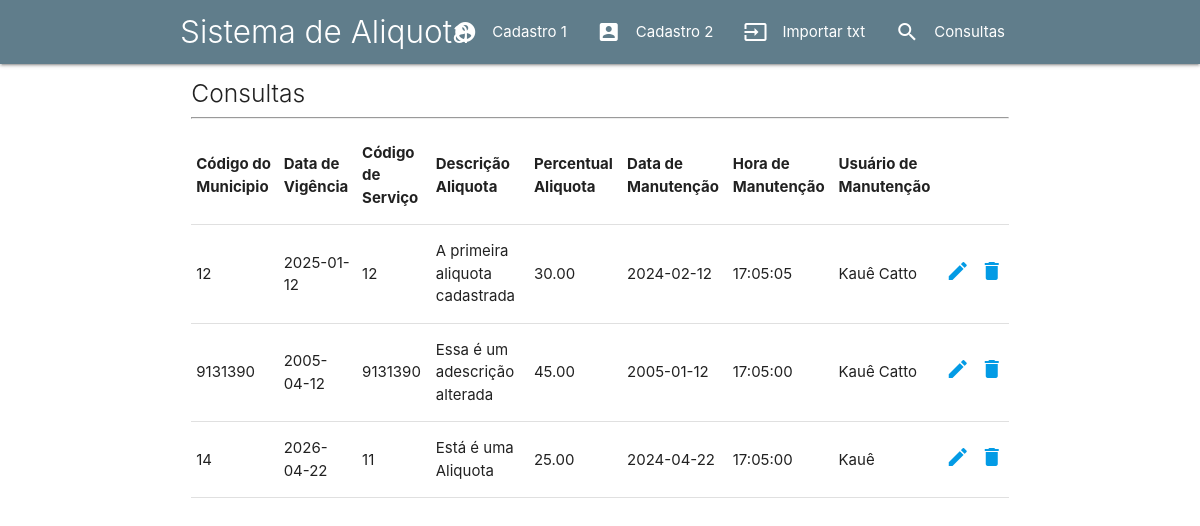
Page /Editar_Dados/consultas.php on the earlier database version.
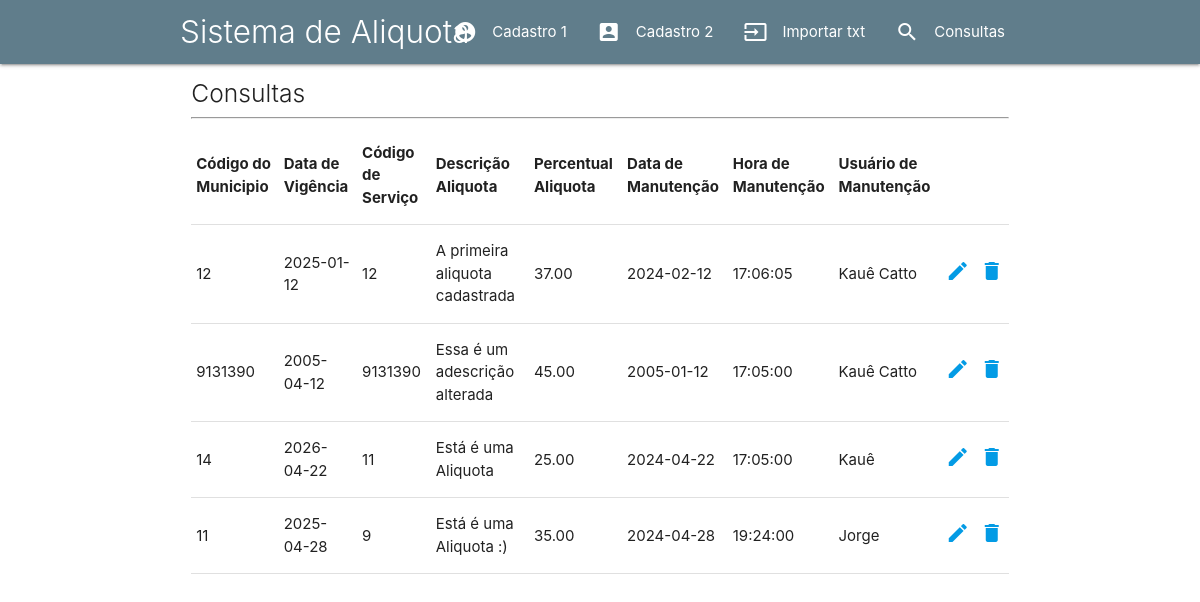
Same page on the later database version.
### tables this page shows
CREATE TABLE IF NOT EXISTS `tb_aliquotas` (
  `id` int(4) NOT NULL AUTO_INCREMENT,
  `codigo_municipio` int(10) NOT NULL,
  `data_vigencia` date NOT NULL,
  `codigo_servico` int(10) NOT NULL,
  `descricao_aliquota` varchar(30) DEFAULT NULL,
  `percentual_aliquota` decimal(5,2) DEFAULT NULL,
  `data_manutencao` date DEFAULT NULL,
  `hora_manutencao` time DEFAULT NULL,
  `usuario_manutencao` varchar(20) DEFAULT NULL,
  PRIMARY KEY (`id`,`codigo_municipio`,`data_vigencia`,`codigo_servico`),
  KEY `indice` (`codigo_municipio`,`data_vigencia`,`codigo_servico`)
);

### Editar_Dados/banco_de_dados/read.php (the view)
<?php
include_once 'conexao.php';
$querySelect = $link->query("SELECT * FROM tb_aliquotas");
while($registros = $querySelect->fetch_assoc()):
    $id = $registros['id'];
    $codigo_municipio = $registros['codigo_municipio'];
    $data_vigencia = $registros['data_vigencia'];
    $codigo_servico = $registros['codigo_servico'];
    $descricao_aliquota = $registros['descricao_aliquota'];
    $percentual_aliquota = $registros['percentual_aliquota'];
    $data_manutencao = $registros['data_manutencao'];
    $hora_manutencao = $registros['hora_manutencao'];
    $usuario_manutencao = $registros['usuario_manutencao'];
    echo"<tr>";
    echo"<td>$codigo_municipio</td><td>$data_vigencia</td><td>$codigo_servico</td><td>$descricao_aliquota</td><td>$percentual_aliquota</td><td>$data_manutencao</td><td>$hora_manutencao</td><td>$usuario_manutencao</td><td><a href='editar.php?id=$id'>
    <i class='material-icons'>edit</i></td><td><a href='banco_de_dados/delete.php?id=$id'><i class='material-icons'>delete</i></td>";
    echo"</tr>";
endwhile;

### Editar_Dados/includes/header.inc.php (shortened to what this page needs)
<!DOCTYPE html>
<html lang="en">
<head>
    <link rel="stylesheet" href="materialize/css/materialize.min.css">
</head>
<body>

### Editar_Dados/includes/menu.inc.php
<nav class="blue-grey">
        <div class="nav-wrapper container">
            <div class="brand-logo light">Sistema de Aliquota</div>
            <ul class="right">
            <li><a href="index.php"><i class="material-icons left">account_circle</i>Cadastro 1</a></li>
            <li><a href="cadastro2.php"><i class="material-icons left">account_box</i>Cadastro 2</a></li>
            <li><a href="ler_txt.php"><i class="material-icons left">input</i>Importar txt</a></li>
            <li><a href="consultas.php"><i class="material-icons left">search</i>Consultas</a></li>
            </ul>
        </div>
        <!DOCTYPE html>
</nav>

### Editar_Dados/consultas.php
<?php include_once 'includes/header.inc.php'?>
<?php include_once 'includes/menu.inc.php'?>
<div class="row container">
    <div class="col s12">
        <h5 class="light">Consultas</h5><hr>
        <table class="stripped">
            <thead>
                <tr>
                    <th>Código do Municipio</th>
                    <th>Data de Vigência</th>
                    <th>Código de Serviço</th>
                    <th>Descrição Aliquota</th>
                    <th>Percentual Aliquota</th>
                    <th>Data de Manutenção</th>
                    <th>Hora de Manutenção</th>
                    <th>Usuário de Manutenção</th>
                </tr>
            </thead>
            <tbody>
                <?php
                    include_once 'banco_de_dados/read.php';
                ?>
            </tbody>
        </table>
    </div>
</div>
<?php include_once 'includes/footer.inc.php'?>

### Editar_Dados/includes/footer.inc.php (shortened to what this page needs)
</body>
</html>

Differences in the rows shown:
changed tb_aliquotas "A primeira aliquota cadastrada": percentual_aliquota "30.00" → "37.00"; hora_manutencao "17:05:05" → "17:06:05"
added tb_aliquotas: codigo_municipio "11", data_vigencia "2025-04-28", codigo_servico "9", descricao_aliquota "Está é uma Aliquota :)", percentual_aliquota "35.00", data_manutencao "2024-04-28", hora_manutencao "19:24:00", usuario_manutencao "Jorge"
